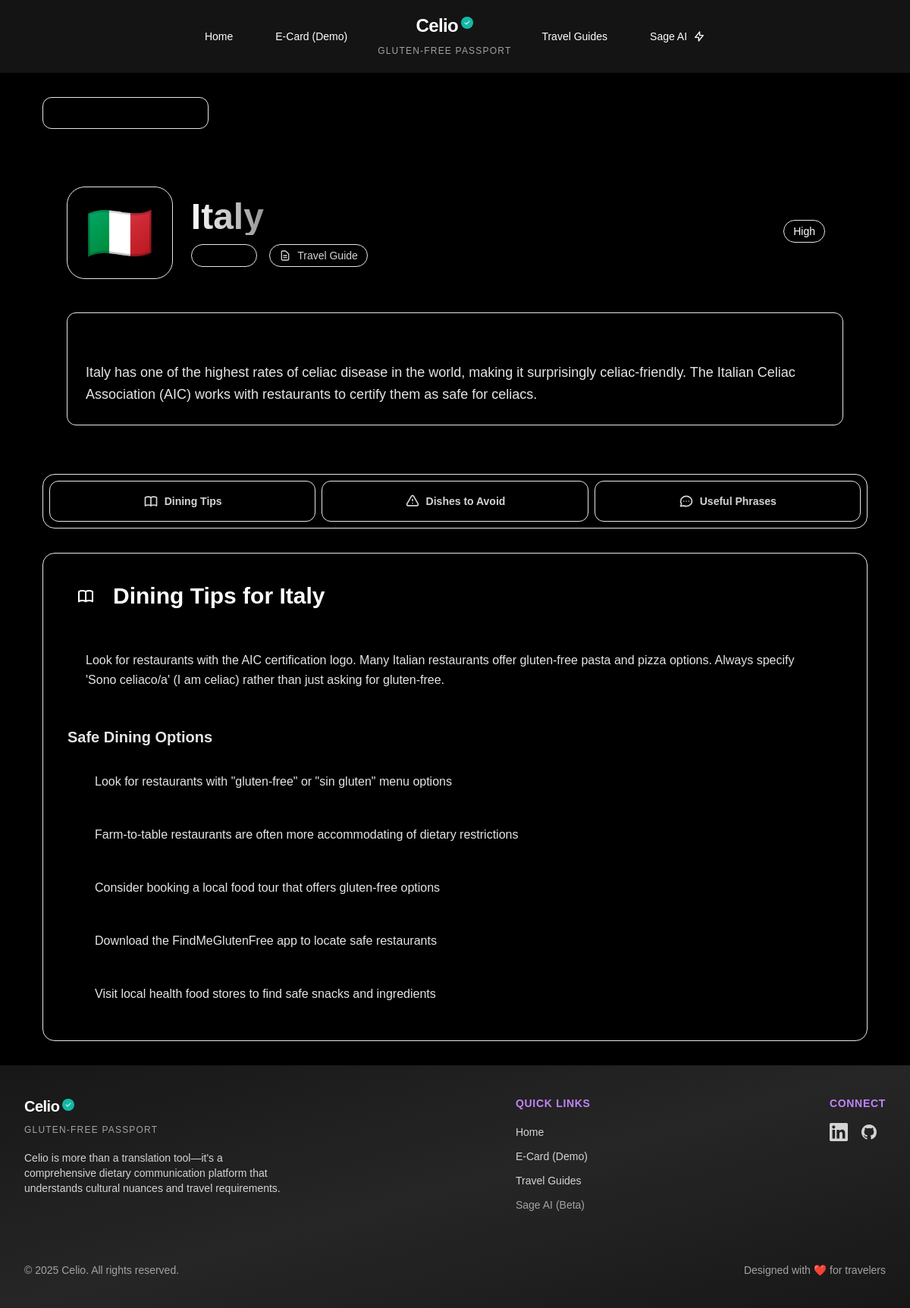
The page /travel/italy/ on the database its author committed.
### travel/models.py (models this page shows, shortened)
class Country(models.Model):
    name = models.CharField(max_length=100)
    slug = models.SlugField(max_length=100, unique=True, blank=True)
    code = models.CharField(max_length=2, unique=True)  # ISO country code (e.g., US, JP, FR)
    flag_emoji = models.CharField(max_length=10, blank=True)  # Flag emoji for display
    language = models.CharField(max_length=100)  # Primary language
    language_code = models.CharField(max_length=2)  # ISO language code (e.g., en, ja, fr)
    celiac_awareness = models.IntegerField(
        choices=[
            (1, _('Very Low')),
            (2, _('Low')),
            (3, _('Moderate')),
            (4, _('High')),
            (5, _('Very High')),
        ],
        default=3
    )
    color = models.CharField(max_length=7, default="#808080", help_text="Hex color code for the country card")
    summary = models.TextField(help_text=_("General information about celiac awareness in this country"))
    dining_tips = models.TextField(help_text=_("Tips for dining safely in this country"))
    class Meta:
        verbose_name_plural = "Countries"
        ordering = ['name']

### travel/views.py (the view)
# urls.py: path('<slug:slug>/', views.country_detail, name='country_detail'),
def country_detail(request, slug):
    country = get_object_or_404(Country, slug=slug)
    dishes_to_avoid = DishesToAvoid.objects.filter(country=country)
    general_phrases = RestaurantPhrase.objects.filter(country=country, category='general')
    ordering_phrases = RestaurantPhrase.objects.filter(country=country, category='ordering')
    ingredient_phrases = RestaurantPhrase.objects.filter(country=country, category='ingredients')
    e_card_phrases = RestaurantPhrase.objects.filter(country=country, category='message')
    return render(request, 'travel/country_detail.html', {
        'country': country,
        'dishes_to_avoid': dishes_to_avoid,
        'general_phrases': general_phrases,
        'ordering_phrases': ordering_phrases,
        'ingredient_phrases': ingredient_phrases,
        'e_card_phrases': e_card_phrases
    })

### subscription/context_processors.py (called while the page is built)
def subscription_status(request):
    return {
        'is_premium': True,
        'subscription_plan': 'premium',
        'subscription_status': 'active'
    }

### templates/travel/country_detail.html (shortened to what this page needs)
{% extends 'base.html' %}
{% load static %}
{% block content %}
<div class="max-w-6xl mx-auto px-4 sm:px-6 lg:px-8 py-8">
    <div class="mb-8">
        <a href="{% url 'travel:travel_guide_list' %}" class="inline-flex items-center px-4 py-2 bg-primary-800/50 border border-primary-700/50 rounded-xl text-accent-400 hover:text-accent-300 hover:bg-primary-700/50 hover:border-accent-500/30 transition-all duration-300 group">
            <svg class="w-5 h-5 mr-2 group-hover:-translate-x-1 transition-transform" fill="none" stroke="currentColor" viewBox="0 0 24 24">
                <path stroke-linecap="round" stroke-linejoin="round" stroke-width="2" d="M15 19l-7-7 7-7"></path>
            </svg>
        </a>
    </div>
    <div class="country-header rounded-2xl p-8 mb-8 backdrop-blur-sm">
        <div class="flex flex-col lg:flex-row lg:items-center gap-8">
            <div class="flex items-center gap-6">
                <div class="relative">
                    <div class="absolute inset-0 bg-gradient-to-br from-accent-500/20 to-accent-600/10 rounded-3xl blur-sm opacity-70"></div>
                    <div class="relative bg-gradient-to-br from-primary-700/50 to-primary-800/30 rounded-3xl p-6 border border-accent-500/20 backdrop-blur-sm">
                        <div class="text-7xl animate-pulse">{{ country.flag_emoji }}</div>
                    </div>
                </div>
                <div>
                    <h1 class="text-5xl font-bold bg-gradient-to-r from-white to-accent-200 bg-clip-text text-transparent mb-3">{{ country.name }}</h1>
                    <div class="flex items-center gap-4">
                        <div class="inline-flex items-center px-3 py-1 bg-accent-600/20 border border-accent-500/30 rounded-full text-accent-300 text-sm font-medium">
                            <svg class="w-4 h-4 mr-2" fill="none" stroke="currentColor" viewBox="0 0 24 24">
                                <path stroke-linecap="round" stroke-linejoin="round" stroke-width="2" d="M3 5h12M9 3v2m1.048 9.5A18.022 18.022 0 016.412 9m6.088 9h7M11 21l5-10 5 10M12.751 5C11.783 10.77 8.07 15.61 3 18.129"></path>
                            </svg>
                        </div>
                        <div class="inline-flex items-center px-3 py-1 bg-primary-700/30 border border-primary-600/30 rounded-full text-neutral-300 text-sm font-medium">
                            <svg class="w-4 h-4 mr-2" fill="none" stroke="currentColor" viewBox="0 0 24 24">
                                <path stroke-linecap="round" stroke-linejoin="round" stroke-width="2" d="M9 12h6m-6 4h6m2 5H7a2 2 0 01-2-2V5a2 2 0 012-2h5.586a1 1 0 01.707.293l5.414 5.414a1 1 0 01.293.707V19a2 2 0 01-2 2z"></path>
                            </svg>
                            Travel Guide
                        </div>
                    </div>
                </div>
            </div>
            <div class="lg:ml-auto">
                <div class="info-card rounded-xl p-6">
                    <div class="text-sm font-semibold text-accent-300 mb-3 uppercase tracking-wide">Celiac Awareness Level</div>
                    <div class="mb-4">
                        <div class="flex items-center justify-between mb-2">
                            <span class="text-sm font-medium text-accent-300">Celiac Awareness Level</span>
                            <span class="text-sm font-medium text-white px-3 py-1 bg-accent-600/20 rounded-full border border-accent-500/30">
                                {% if country.celiac_awareness == 1 %}Very Low
                                {% elif country.celiac_awareness == 2 %}Low
                                {% elif country.celiac_awareness == 3 %}Moderate
                                {% elif country.celiac_awareness == 4 %}High
                                {% elif country.celiac_awareness == 5 %}Very High
                                {% endif %}
                            </span>
                        </div>
                        <div class="w-full bg-primary-800/50 rounded-full h-3">
                            <div class="bg-gradient-to-r from-accent-500 to-accent-400 h-3 rounded-full transition-all duration-300" style="width: {% widthratio country.celiac_awareness 5 100 %}%"></div>
                        </div>
                    </div>
                </div>
            </div>
        </div>
        <div class="mt-8 p-6 bg-primary-800/30 rounded-xl border border-primary-700/30">
            <h2 class="text-lg font-semibold text-accent-300 mb-3">Country Overview</h2>
            <p class="text-neutral-200 text-lg leading-relaxed">{{ country.summary }}</p>
        </div>
    </div>
    <div class="mb-8">
        <div class="flex flex-wrap gap-2 p-2 bg-primary-900/50 rounded-2xl border border-primary-700/30">
            <button data-tab="dining-tips" class="tab-button active flex-1 min-w-0 py-4 px-6 text-sm font-semibold rounded-xl border border-primary-600/30 text-neutral-300 relative z-10">
                <div class="flex items-center justify-center gap-2">
                    Dining Tips
                </div>
            </button>
            <button data-tab="dishes-to-avoid" class="tab-button flex-1 min-w-0 py-4 px-6 text-sm font-semibold rounded-xl border border-primary-600/30 text-neutral-300 relative z-10">
                <div class="flex items-center justify-center gap-2">
                    <svg class="w-5 h-5" fill="none" stroke="currentColor" viewBox="0 0 24 24">
                        <path stroke-linecap="round" stroke-linejoin="round" stroke-width="2" d="M12 9v2m0 4h.01m-6.938 4h13.856c1.54 0 2.502-1.667 1.732-3L13.732 4c-.77-1.333-2.694-1.333-3.464 0L3.34 16c-.77 1.333.192 3 1.732 3z"></path>
                    </svg>
                    Dishes to Avoid
                </div>
            </button>
            <button data-tab="restaurant-phrases" class="tab-button flex-1 min-w-0 py-4 px-6 text-sm font-semibold rounded-xl border border-primary-600/30 text-neutral-300 relative z-10">
                <div class="flex items-center justify-center gap-2">
                    <svg class="w-5 h-5" fill="none" stroke="currentColor" viewBox="0 0 24 24">
                        <path stroke-linecap="round" stroke-linejoin="round" stroke-width="2" d="M8 12h.01M12 12h.01M16 12h.01M21 12c0 4.418-4.03 8-9 8a9.863 9.863 0 01-4.255-.949L3 20l1.395-3.72C3.512 15.042 3 13.574 3 12c0-4.418 4.03-8 9-8s9 3.582 9 8z"></path>
                    </svg>
                    Useful Phrases
                </div>
            </button>
        </div>
    </div>
    <div class="content-section rounded-2xl border border-primary-700/30">
        <div id="dining-tips" class="tab-content active">
            <div class="p-8">
                <div class="flex items-center gap-3 mb-6">
                    <div class="w-12 h-12 bg-gradient-to-br from-accent-500 to-accent-600 rounded-xl flex items-center justify-center">
                    </div>
                    <h2 class="text-3xl font-bold text-white">Dining Tips for {{ country.name }}</h2>
                </div>
                <div class="space-y-6 text-neutral-200">
                    <div class="info-card rounded-xl p-6">
                        <p class="leading-relaxed">{{ country.dining_tips }}</p>
                    </div>
                    <div class="mt-8">
                        <h3 class="text-xl font-semibold text-accent-300 mb-4">Safe Dining Options</h3>
                        <div class="grid gap-3">
                            <div class="info-card rounded-xl p-4 group">
                                <div class="flex items-start gap-3">
                                    <div class="w-2 h-2 bg-accent-500 rounded-full mt-3 group-hover:bg-accent-400 transition-colors"></div>
                                    <p class="text-neutral-200 leading-relaxed">Look for restaurants with "gluten-free" or "sin gluten" menu options</p>
                                </div>
                            </div>
                            <div class="info-card rounded-xl p-4 group">
                                <div class="flex items-start gap-3">
                                    <div class="w-2 h-2 bg-accent-500 rounded-full mt-3 group-hover:bg-accent-400 transition-colors"></div>
                                    <p class="text-neutral-200 leading-relaxed">Farm-to-table restaurants are often more accommodating of dietary restrictions</p>
                                </div>
                            </div>
                            <div class="info-card rounded-xl p-4 group">
                                <div class="flex items-start gap-3">
                                    <div class="w-2 h-2 bg-accent-500 rounded-full mt-3 group-hover:bg-accent-400 transition-colors"></div>
                                    <p class="text-neutral-200 leading-relaxed">Consider booking a local food tour that offers gluten-free options</p>
                                </div>
                            </div>
                            <div class="info-card rounded-xl p-4 group">
                                <div class="flex items-start gap-3">
                                    <div class="w-2 h-2 bg-accent-500 rounded-full mt-3 group-hover:bg-accent-400 transition-colors"></div>
                                    <p class="text-neutral-200 leading-relaxed">Download the FindMeGlutenFree app to locate safe restaurants</p>
                                </div>
                            </div>
                            <div class="info-card rounded-xl p-4 group">
                                <div class="flex items-start gap-3">
                                    <div class="w-2 h-2 bg-accent-500 rounded-full mt-3 group-hover:bg-accent-400 transition-colors"></div>
                                    <p class="text-neutral-200 leading-relaxed">Visit local health food stores to find safe snacks and ingredients</p>
                                </div>
                            </div>
                        </div>
                    </div>
                </div>
            </div>
        </div>
    </div>
</div>
{% endblock %}

### static/css/primary_accent_theme.css (style rules this page uses)
:root { --primary-950: #f8f8f8; --primary-900: #e0e0e0; --primary-800: #c0c0c0; --primary-700: #a0a0a0; --accent-600: #6b46c1; --accent-500: #7c3aed; --accent-400: #8b5cf6; --accent-300: #a78bfa; --accent-200: #c4b5fd; --accent-100: #e0e7ff; }

### templates/base.html (style rules this page uses)
body { position: relative; overflow-x: hidden; font-family: 'Hex Franklin', sans-serif; color: var(--neutral-100); background: black; min-height: 100vh; line-height: 1.6; }

### rows shown on the page
Country: flag_emoji "🇮🇹", summary "Italy has one of the highest rates of celiac disease in the world, making it surprisingly celiac-friendly. The Italian Celiac Association (AIC) works with restaurants to certify them as safe for celiacs.", name "Italy", dining_tips "Look for restaurants with the AIC certification logo. Many Italian restaurants offer gluten-free pasta and pizza options. Always specify 'Sono celiaco/a' (I am celiac) rather than just asking for gluten-free."
